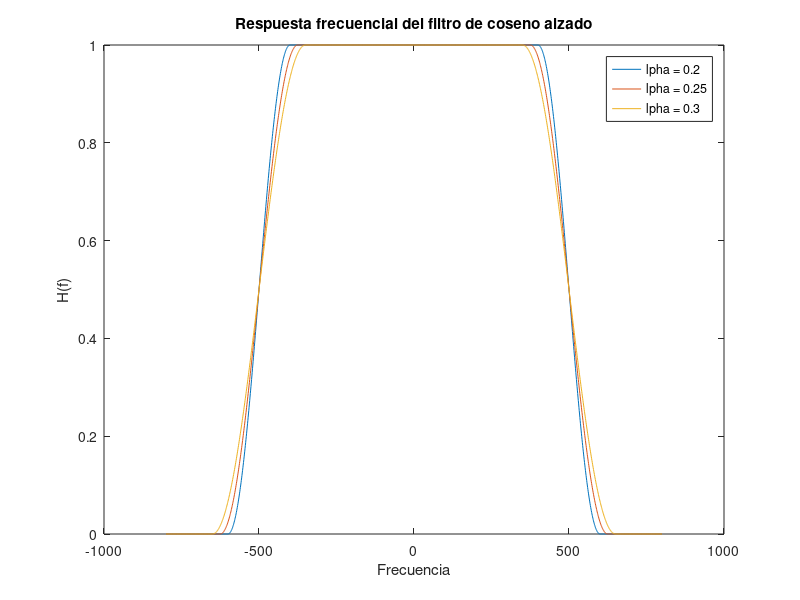

Source code (MATLAB):
%% Frequency shape definition as DVBS2 standard guidelines chapter 5.6
range = 800; % The range of frequencies to plot
fN    = 500;
f     = -range:range;
middle=floor(length(f)/2);
alpha = 0.2;  % Alpha definition as floating point values
a     = fN * (1-alpha);
b     = fN * (1+alpha);
H     = zeros(length(f), 1);
lrange = middle - b+1:middle-a;
H(lrange) = (0.5 + 0.5*sin( pi/(2*fN) * (fN - abs(f(lrange)))/alpha ));
H(middle - a: middle + a) = 1; 
rrange = middle+a+1:middle+b;
H(rrange) = (0.5 + 0.5*sin( pi/(2*fN) * (fN - f(rrange))/alpha ));

plot(f, H);
hold on

alpha = 0.25;  % Alpha definition as floating point values
a     = fN * (1-alpha);
b     = fN * (1+alpha);
H     = zeros(length(f), 1);
lrange = middle - b+1:middle-a;
H(lrange) = (0.5 + 0.5*sin( pi/(2*fN) * (fN - abs(f(lrange)))/alpha ));
H(middle - a: middle + a) = 1; 
rrange = middle+a+1:middle+b;
H(rrange) = (0.5 + 0.5*sin( pi/(2*fN) * (fN - f(rrange))/alpha ));
plot(f, H);

alpha = 0.3;  % Alpha definition as floating point values
a     = fN * (1-alpha);
b     = fN * (1+alpha);
H     = zeros(length(f), 1);
lrange = middle - b+1:middle-a;
H(lrange) = (0.5 + 0.5*sin( pi/(2*fN) * (fN - abs(f(lrange)))/alpha ));
H(middle - a: middle + a) = 1; 
rrange = middle+a+1:middle+b;
H(rrange) = (0.5 + 0.5*sin( pi/(2*fN) * (fN - f(rrange))/alpha ));
plot(f, H);

title("Respuesta frecuencial del filtro de coseno alzado")
xlabel("Frecuencia")
ylabel("H(f)")
legend("\alpha = 0.2", "\alpha = 0.25", "\alpha = 0.3")